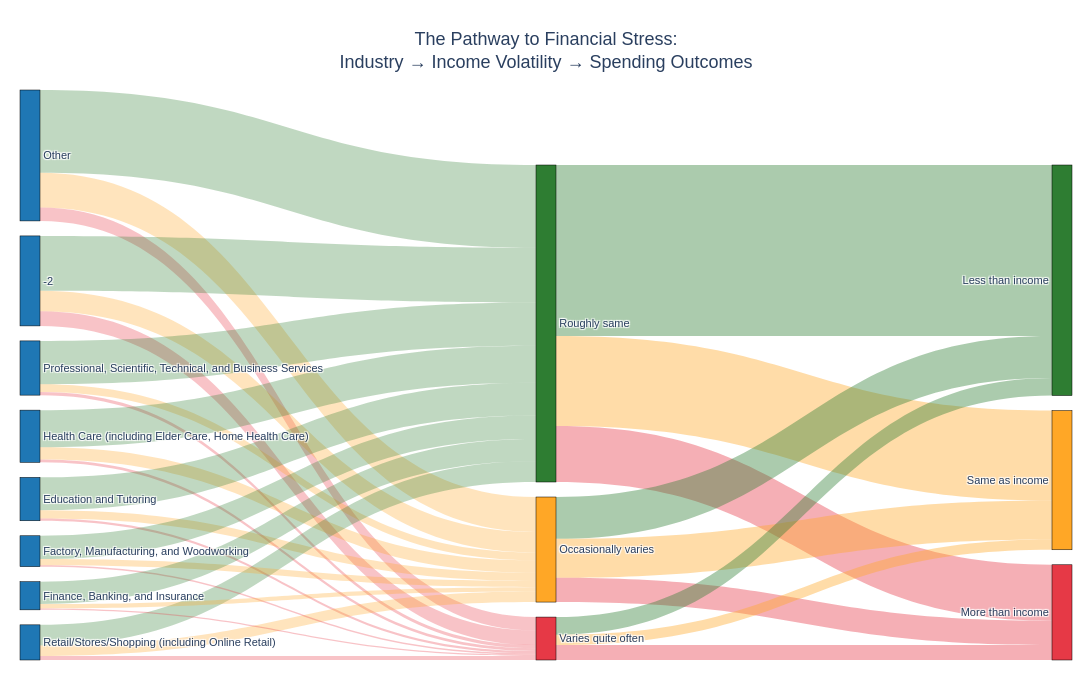

The cell this chart's notebook holds for it:
### Code cell
# Create Sankey diagram
fig = go.Figure(data=[go.Sankey(
    node=dict(
        pad=15,
        thickness=20,
        line=dict(color="black", width=0.5),
        label=node_labels,
        color=['#1f77b4'] * len(industries) + 
              ['#2E7D32', '#FFA726', '#E63946'] +  # Volatility colors
              ['#2E7D32', '#FFA726', '#E63946'],   # I20 colors
        hovertemplate='%{label}<br>Count: %{value:,}<extra></extra>'
    ),
    link=dict(
        source=source,
        target=target,
        value=value,
        color=link_colors,
        hovertemplate='%{source.label} → %{target.label}<br>Count: %{value:,}<extra></extra>'
    )
)])

fig.update_layout(
    title={
        'text': "The Pathway to Financial Stress:<br>Industry → Income Volatility → Spending Outcomes",
        'font': {'size': 18, 'family': 'Arial, sans-serif'},
        'x': 0.5,
        'xanchor': 'center'
    },
    font=dict(size=11, family='Arial, sans-serif'),
    height=700,
    width=1200,
    paper_bgcolor='white',
    plot_bgcolor='white',
    margin=dict(l=20, r=20, t=90, b=40)
)

fig.show()

### Figure 1 — Plotly figure (JSON) as saved in the notebook; plotly's stock layout.template omitted (floating-point values rounded to 4 significant figures)
{"data": [{"link": {"color": ["rgba(46, 125, 50, 0.3)", "rgba(255, 167, 38, 0.3)", "rgba(230, 57, 70, 0.3)", "rgba(46, 125, 50, 0.3)", "rgba(255, 167, 38, 0.3)", "rgba(230, 57, 70, 0.3)", "rgba(46, 125, 50, 0.3)", "rgba(255, 167, 38, 0.3)", "rgba(230, 57, 70, 0.3)", "rgba(46, 125, 50, 0.3)", "rgba(255, 167, 38, 0.3)", "rgba(230, 57, 70, 0.3)", "rgba(46, 125, 50, 0.3)", "rgba(255, 167, 38, 0.3)", "rgba(230, 57, 70, 0.3)", "rgba(46, 125, 50, 0.3)", "rgba(255, 167, 38, 0.3)", "rgba(230, 57, 70, 0.3)", "rgba(46, 125, 50, 0.3)", "rgba(255, 167, 38, 0.3)", "rgba(230, 57, 70, 0.3)", "rgba(46, 125, 50, 0.3)", "rgba(255, 167, 38, 0.3)", "rgba(230, 57, 70, 0.3)", "rgba(46, 125, 50, 0.4)", "rgba(255, 167, 38, 0.4)", "rgba(230, 57, 70, 0.4)", "rgba(46, 125, 50, 0.4)", "rgba(255, 167, 38, 0.4)", "rgba(230, 57, 70, 0.4)", "rgba(46, 125, 50, 0.4)", "rgba(255, 167, 38, 0.4)", "rgba(230, 57, 70, 0.4)"], "hovertemplate": "%{source.label} → %{target.label}<br>Count: %{value:,}<extra></extra>", "source": [0, 0, 0, 1, 1, 1, 2, 2, 2, 3, 3, 3, 4, 4, 4, 5, 5, 5, 6, 6, 6, 7, 7, 7, 8, 8, 8, 9, 9, 9, 10, 10, 10], "target": [8, 9, 10, 8, 9, 10, 8, 9, 10, 8, 9, 10, 8, 9, 10, 8, 9, 10, 8, 9, 10, 8, 9, 10, 11, 12, 13, 11, 12, 13, 11, 12, 13], "value": [1244, 525, 201, 824, 309, 221, 651, 119, 46, 557, 185, 44, 495, 125, 33, 311, 158, 60, 351, 94, 20, 337, 66, 21, 2574, 1354, 842, 630, 585, 366, 265, 156, 225]}, "node": {"color": ["#1f77b4", "#1f77b4", "#1f77b4", "#1f77b4", "#1f77b4", "#1f77b4", "#1f77b4", "#1f77b4", "#2E7D32", "#FFA726", "#E63946", "#2E7D32", "#FFA726", "#E63946"], "hovertemplate": "%{label}<br>Count: %{value:,}<extra></extra>", "label": ["Other", "-2", "Professional, Scientific, Technical, and Business Services", "Health Care (including Elder Care, Home Health Care)", "Education and Tutoring", "Retail/Stores/Shopping (including Online Retail)", "Factory, Manufacturing, and Woodworking", "Finance, Banking, and Insurance", "Roughly same", "Occasionally varies", "Varies quite often", "Less than income", "Same as income", "More than income"], "line": {"color": "black", "width": 0.5}, "pad": 15, "thickness": 20}, "type": "sankey"}], "layout": {"font": {"family": "Arial, sans-serif", "size": 11}, "height": 700, "margin": {"b": 40, "l": 20, "r": 20, "t": 90}, "paper_bgcolor": "white", "plot_bgcolor": "white", "title": {"font": {"family": "Arial, sans-serif", "size": 18}, "text": "The Pathway to Financial Stress:<br>Industry → Income Volatility → Spending Outcomes", "x": 0.5, "xanchor": "center"}, "width": 1200}}
